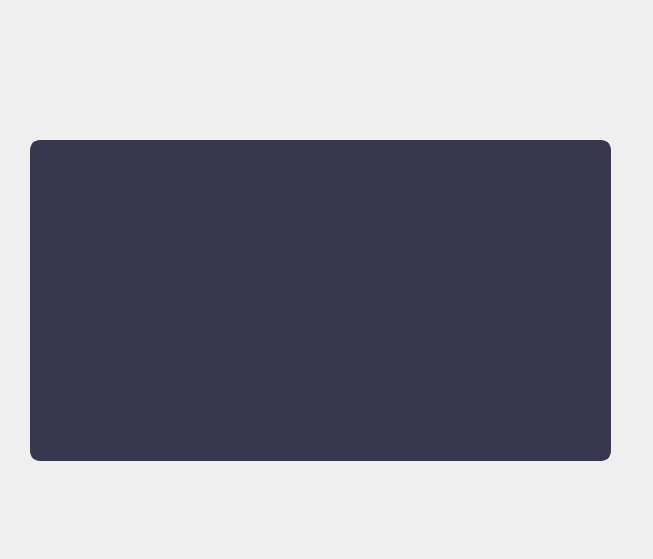
<?xml version="1.0" encoding="UTF-8"?>
<ui version="4.0">
 <class>updating_into_article</class>
 <widget class="QWidget" name="updating_into_article">
  <property name="geometry">
   <rect>
    <x>0</x>
    <y>0</y>
    <width>653</width>
    <height>559</height>
   </rect>
  </property>
  <property name="windowTitle">
   <string>Form</string>
  </property>
  <widget class="QTableView" name="tableView">
   <property name="geometry">
    <rect>
     <x>30</x>
     <y>140</y>
     <width>581</width>
     <height>321</height>
    </rect>
   </property>
   <property name="styleSheet">
    <string notr="true">QTableView {
border: 4px solid #373752;
border-radius: 10px;
gridline-color: #FFFFFF; /* #6D55FF */
background-color: #373752;
}

QTableView::item {
background-color: #222338;
font-family: Poppins; /* Установка шрифта */
font-size: 15pt; /* Установка размера шрифта */
color: white;
}

QTableView::item:selected {
background-color: #A0A1A8; /* #6D55FF */
color: white;
}

QTableView::item:focus {
background-color: #373752; /* #6D55FF */
color: white;
}

QHeaderView::section {
background-color: #373752; /* #6D55FF */
color: white;
font-family: Poppins;
font-size: 14pt;
}

QHeaderView::section:horizontal {
border: none; /* убираем горизонтальные линии разделителя */
}

QHeaderView::section:vertical {
border: none; /* убираем вертикальные линии разделителя */
}

QScrollBar:vertical {
border: none;
background: white; /* Можно изменить на цвет фона таблицы или окна */
width: 7px; /* Уменьшенная ширина */
margin: 0px; /* Если не нужно отступление от краев */
border-radius: 2px; /* Уменьшенное закругление */
}

QScrollBar::handle:vertical {
background: #F23878;
min-height: 7px; /* Уменьшенная минимальная длина */
border-radius: 2px; /* Уменьшенное закругление */
}

QScrollBar::add-page:vertical, QScrollBar::sub-page:vertical {
background: #373752; /* Это изменит цвет фона неактивных частей ползунка */
}

QScrollBar::add-line:vertical, QScrollBar::sub-line:vertical {
border: none;
background: none;
width: 0px;
height: 0px;
}

QScrollBar:horizontal {
border: none;
background: white; /* Можно изменить на цвет фона таблицы или окна */
height: 7px; /* Уменьшенная высота */
margin: 0px; /* Если не нужно отступление от краев */
/*border-radius: 5px; /* Уменьшенное закругление */
}

QScrollBar::handle:horizontal {
background: #373752;
min-width: 10px; /* Уменьшенная минимальная длина */
border-radius: 5px; /* Уменьшенное закругление */
}

QScrollBar::add-page:horizontal, QScrollBar::sub-page:horizontal {
background: #373752; /* Это изменит цвет фона неактивных частей ползунка */
}</string>
   </property>
  </widget>
 </widget>
 <resources/>
 <connections/>
</ui>
